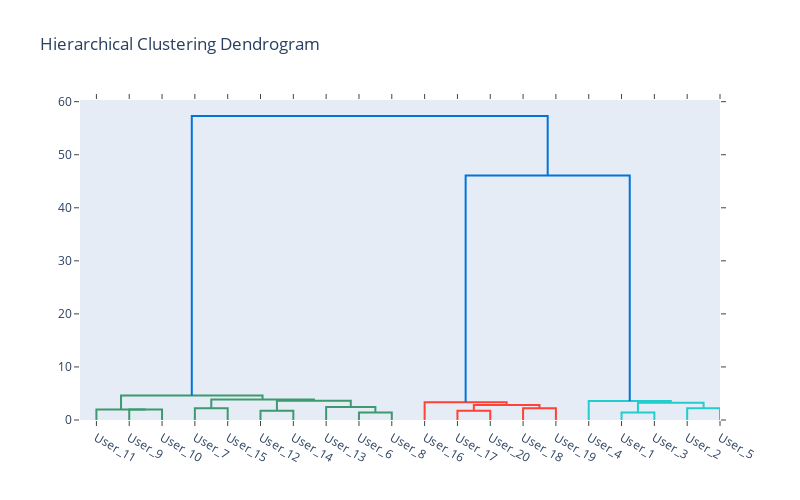

Notebook source saved alongside this figure:
### Markdown cell above
`WARD` linkage method
- minimizes the variance of the clusters being merged

### Code cell
# Hierarchical clustering - ward
linkage_matrix = linkage(explicit_matrix, method='ward', metric='euclidean')

# Dendrogram
plt.figure(figsize=(20, 10))
dendrogram(linkage_matrix, labels=explicit_matrix.index, orientation='top', distance_sort='ascending', show_leaf_counts=True)
plt.title('Hierarchical Clustering Dendrogram')
plt.xlabel('Users')
plt.ylabel('Distance')
plt.show()

fig = ff.create_dendrogram(explicit_matrix.values, orientation='bottom', labels=explicit_matrix.index, linkagefun=lambda x: linkage_matrix)
fig.update_layout(width=800, height=500, title='Hierarchical Clustering Dendrogram')
fig.show()

### Figure 1 — Plotly figure (JSON) as saved in the notebook; plotly's stock layout.template omitted (floating-point values rounded to 4 significant figures)
{"data": [{"hoverinfo": "text", "marker": {"color": "rgb(61,153,112)"}, "mode": "lines", "type": "scatter", "x": [15, 15, 25, 25], "xaxis": "x", "y": [0, 2, 2, 0], "yaxis": "y"}, {"hoverinfo": "text", "marker": {"color": "rgb(61,153,112)"}, "mode": "lines", "type": "scatter", "x": [5, 5, 20, 20], "xaxis": "x", "y": [0, 2, 2, 2], "yaxis": "y"}, {"hoverinfo": "text", "marker": {"color": "rgb(61,153,112)"}, "mode": "lines", "type": "scatter", "x": [35, 35, 45, 45], "xaxis": "x", "y": [0, 2.236, 2.236, 0], "yaxis": "y"}, {"hoverinfo": "text", "marker": {"color": "rgb(61,153,112)"}, "mode": "lines", "type": "scatter", "x": [55, 55, 65, 65], "xaxis": "x", "y": [0, 1.732, 1.732, 0], "yaxis": "y"}, {"hoverinfo": "text", "marker": {"color": "rgb(61,153,112)"}, "mode": "lines", "type": "scatter", "x": [85, 85, 95, 95], "xaxis": "x", "y": [0, 1.414, 1.414, 0], "yaxis": "y"}, {"hoverinfo": "text", "marker": {"color": "rgb(61,153,112)"}, "mode": "lines", "type": "scatter", "x": [75, 75, 90, 90], "xaxis": "x", "y": [0, 2.449, 2.449, 1.414], "yaxis": "y"}, {"hoverinfo": "text", "marker": {"color": "rgb(61,153,112)"}, "mode": "lines", "type": "scatter", "x": [60, 60, 82.5, 82.5], "xaxis": "x", "y": [1.732, 3.606, 3.606, 2.449], "yaxis": "y"}, {"hoverinfo": "text", "marker": {"color": "rgb(61,153,112)"}, "mode": "lines", "type": "scatter", "x": [40, 40, 71.25, 71.25], "xaxis": "x", "y": [2.236, 3.873, 3.873, 3.606], "yaxis": "y"}, {"hoverinfo": "text", "marker": {"color": "rgb(61,153,112)"}, "mode": "lines", "type": "scatter", "x": [12.5, 12.5, 55.62, 55.62], "xaxis": "x", "y": [2, 4.626, 4.626, 3.873], "yaxis": "y"}, {"hoverinfo": "text", "marker": {"color": "rgb(255,65,54)"}, "mode": "lines", "type": "scatter", "x": [115, 115, 125, 125], "xaxis": "x", "y": [0, 1.732, 1.732, 0], "yaxis": "y"}, {"hoverinfo": "text", "marker": {"color": "rgb(255,65,54)"}, "mode": "lines", "type": "scatter", "x": [135, 135, 145, 145], "xaxis": "x", "y": [0, 2.236, 2.236, 0], "yaxis": "y"}, {"hoverinfo": "text", "marker": {"color": "rgb(255,65,54)"}, "mode": "lines", "type": "scatter", "x": [120, 120, 140, 140], "xaxis": "x", "y": [1.732, 2.828, 2.828, 2.236], "yaxis": "y"}, {"hoverinfo": "text", "marker": {"color": "rgb(255,65,54)"}, "mode": "lines", "type": "scatter", "x": [105, 105, 130, 130], "xaxis": "x", "y": [0, 3.347, 3.347, 2.828], "yaxis": "y"}, {"hoverinfo": "text", "marker": {"color": "rgb(35,205,205)"}, "mode": "lines", "type": "scatter", "x": [165, 165, 175, 175], "xaxis": "x", "y": [0, 1.414, 1.414, 0], "yaxis": "y"}, {"hoverinfo": "text", "marker": {"color": "rgb(35,205,205)"}, "mode": "lines", "type": "scatter", "x": [185, 185, 195, 195], "xaxis": "x", "y": [0, 2.236, 2.236, 0], "yaxis": "y"}, {"hoverinfo": "text", "marker": {"color": "rgb(35,205,205)"}, "mode": "lines", "type": "scatter", "x": [170, 170, 190, 190], "xaxis": "x", "y": [1.414, 3.24, 3.24, 2.236], "yaxis": "y"}, {"hoverinfo": "text", "marker": {"color": "rgb(35,205,205)"}, "mode": "lines", "type": "scatter", "x": [155, 155, 180, 180], "xaxis": "x", "y": [0, 3.592, 3.592, 3.24], "yaxis": "y"}, {"hoverinfo": "text", "marker": {"color": "rgb(0,116,217)"}, "mode": "lines", "type": "scatter", "x": [117.5, 117.5, 167.5, 167.5], "xaxis": "x", "y": [3.347, 46.07, 46.07, 3.592], "yaxis": "y"}, {"hoverinfo": "text", "marker": {"color": "rgb(0,116,217)"}, "mode": "lines", "type": "scatter", "x": [34.06, 34.06, 142.5, 142.5], "xaxis": "x", "y": [4.626, 57.3, 57.3, 46.07], "yaxis": "y"}], "layout": {"autosize": false, "height": 500, "hovermode": "closest", "showlegend": false, "title": {"text": "Hierarchical Clustering Dendrogram"}, "width": 800, "xaxis": {"mirror": "allticks", "rangemode": "tozero", "showgrid": false, "showline": true, "showticklabels": true, "tickmode": "array", "ticks": "outside", "ticktext": ["User_11", "User_9", "User_10", "User_7", "User_15", "User_12", "User_14", "User_13", "User_6", "User_8", "User_16", "User_17", "User_20", "User_18", "User_19", "User_4", "User_1", "User_3", "User_2", "User_5"], "tickvals": [5, 15, 25, 35, 45, 55, 65, 75, 85, 95, 105, 115, 125, 135, 145, 155, 165, 175, 185, 195], "type": "linear", "zeroline": false}, "yaxis": {"mirror": "allticks", "rangemode": "tozero", "showgrid": false, "showline": true, "showticklabels": true, "ticks": "outside", "type": "linear", "zeroline": false}}}
